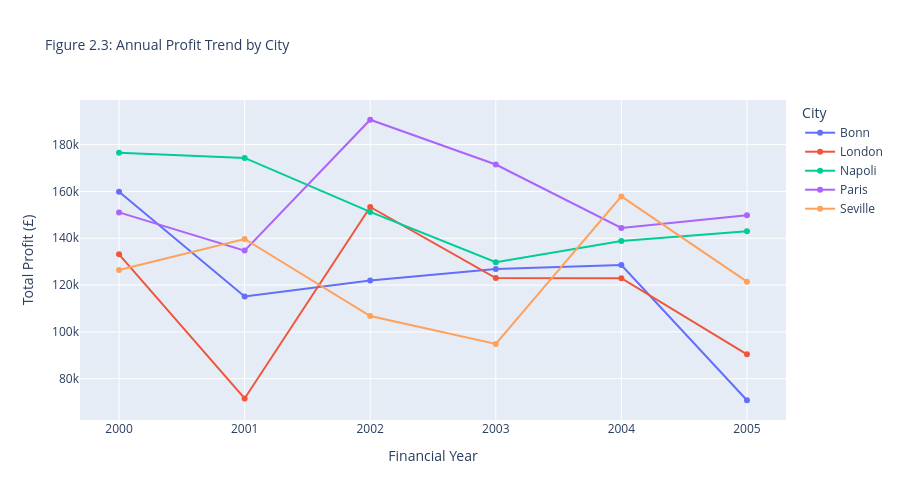

Here is the notebook cell this chart was saved with:
### Code cell
# ============================================================
# SECTION 4.1.3 - PROFIT TREND BY CITY (Figure 2.3)
# ============================================================

yearly_profit = (
    df.groupby(['Year', 'City'])['Profit(£)']
    .sum()
    .reset_index())

fig23 = px.line(
    yearly_profit,
    x='Year',
    y='Profit(£)',
    color='City',
    title='Figure 2.3: Annual Profit Trend by City',
    markers=True,
    labels={
        'Profit(£)': 'Total Profit (£)',
        'Year': 'Financial Year'},
    color_discrete_sequence=
    px.colors.qualitative.Plotly)
fig23.update_traces(line=dict(width=2))
fig23.update_layout(
    height=500,
    legend_title='City',
    title_font_size=14)
fig23.write_html('Figure_2_3_YearlyTrend.html')
fig23.show()

### Figure 1 — Plotly figure (JSON) as saved in the notebook; plotly's stock layout.template omitted (floating-point values rounded to 4 significant figures)
{"data": [{"hovertemplate": "City=Bonn<br>Financial Year=%{x}<br>Total Profit (£)=%{y}<extra></extra>", "legendgroup": "Bonn", "line": {"color": "#636EFA", "dash": "solid", "width": 2}, "marker": {"symbol": "circle"}, "mode": "lines+markers", "name": "Bonn", "orientation": "v", "showlegend": true, "type": "scatter", "x": [2000, 2001, 2002, 2003, 2004, 2005], "xaxis": "x", "y": [159800.0, 115100.0, 121900.0, 126900.0, 128500.0, 70800.0], "yaxis": "y"}, {"hovertemplate": "City=London<br>Financial Year=%{x}<br>Total Profit (£)=%{y}<extra></extra>", "legendgroup": "London", "line": {"color": "#EF553B", "dash": "solid", "width": 2}, "marker": {"symbol": "circle"}, "mode": "lines+markers", "name": "London", "orientation": "v", "showlegend": true, "type": "scatter", "x": [2000, 2001, 2002, 2003, 2004, 2005], "xaxis": "x", "y": [133100.0, 71570.0, 153400.0, 123000.0, 122900.0, 90420.0], "yaxis": "y"}, {"hovertemplate": "City=Napoli<br>Financial Year=%{x}<br>Total Profit (£)=%{y}<extra></extra>", "legendgroup": "Napoli", "line": {"color": "#00CC96", "dash": "solid", "width": 2}, "marker": {"symbol": "circle"}, "mode": "lines+markers", "name": "Napoli", "orientation": "v", "showlegend": true, "type": "scatter", "x": [2000, 2001, 2002, 2003, 2004, 2005], "xaxis": "x", "y": [176500.0, 174300.0, 151300.0, 129700.0, 138900.0, 143000.0], "yaxis": "y"}, {"hovertemplate": "City=Paris<br>Financial Year=%{x}<br>Total Profit (£)=%{y}<extra></extra>", "legendgroup": "Paris", "line": {"color": "#AB63FA", "dash": "solid", "width": 2}, "marker": {"symbol": "circle"}, "mode": "lines+markers", "name": "Paris", "orientation": "v", "showlegend": true, "type": "scatter", "x": [2000, 2001, 2002, 2003, 2004, 2005], "xaxis": "x", "y": [151000.0, 134700.0, 190600.0, 171500.0, 144400.0, 149800.0], "yaxis": "y"}, {"hovertemplate": "City=Seville<br>Financial Year=%{x}<br>Total Profit (£)=%{y}<extra></extra>", "legendgroup": "Seville", "line": {"color": "#FFA15A", "dash": "solid", "width": 2}, "marker": {"symbol": "circle"}, "mode": "lines+markers", "name": "Seville", "orientation": "v", "showlegend": true, "type": "scatter", "x": [2000, 2001, 2002, 2003, 2004, 2005], "xaxis": "x", "y": [126400.0, 139700.0, 106700.0, 94830.0, 157900.0, 121500.0], "yaxis": "y"}], "layout": {"height": 500, "legend": {"title": {"text": "City"}, "tracegroupgap": 0}, "title": {"font": {"size": 14}, "text": "Figure 2.3: Annual Profit Trend by City"}, "xaxis": {"anchor": "y", "domain": [0, 1], "title": {"text": "Financial Year"}}, "yaxis": {"anchor": "x", "domain": [0, 1], "title": {"text": "Total Profit (£)"}}}}
